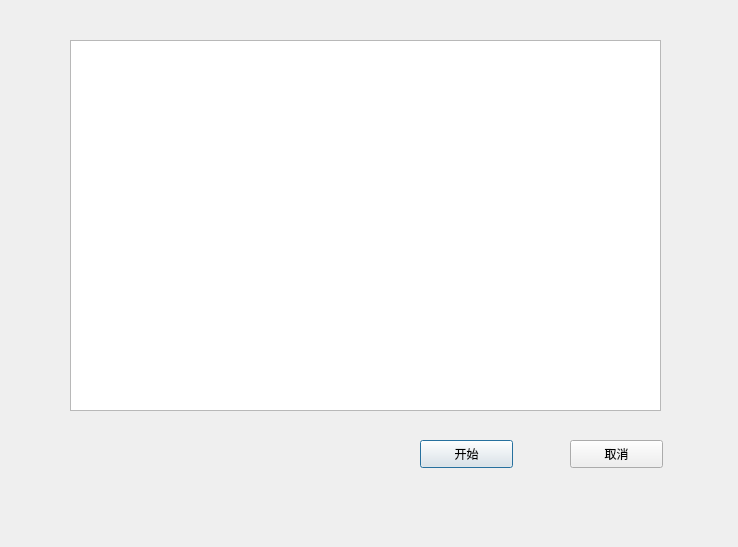
<?xml version="1.0" encoding="UTF-8"?>
<ui version="4.0">
 <class>Connect</class>
 <widget class="QDialog" name="Connect">
  <property name="geometry">
   <rect>
    <x>0</x>
    <y>0</y>
    <width>738</width>
    <height>547</height>
   </rect>
  </property>
  <property name="windowTitle">
   <string>Dialog</string>
  </property>
  <widget class="QPushButton" name="start">
   <property name="geometry">
    <rect>
     <x>420</x>
     <y>440</y>
     <width>93</width>
     <height>28</height>
    </rect>
   </property>
   <property name="text">
    <string>开始</string>
   </property>
  </widget>
  <widget class="QPushButton" name="cancel">
   <property name="geometry">
    <rect>
     <x>570</x>
     <y>440</y>
     <width>93</width>
     <height>28</height>
    </rect>
   </property>
   <property name="text">
    <string>取消</string>
   </property>
  </widget>
  <widget class="QTextBrowser" name="textBrowser">
   <property name="geometry">
    <rect>
     <x>70</x>
     <y>40</y>
     <width>591</width>
     <height>371</height>
    </rect>
   </property>
  </widget>
 </widget>
 <resources/>
 <connections/>
</ui>
